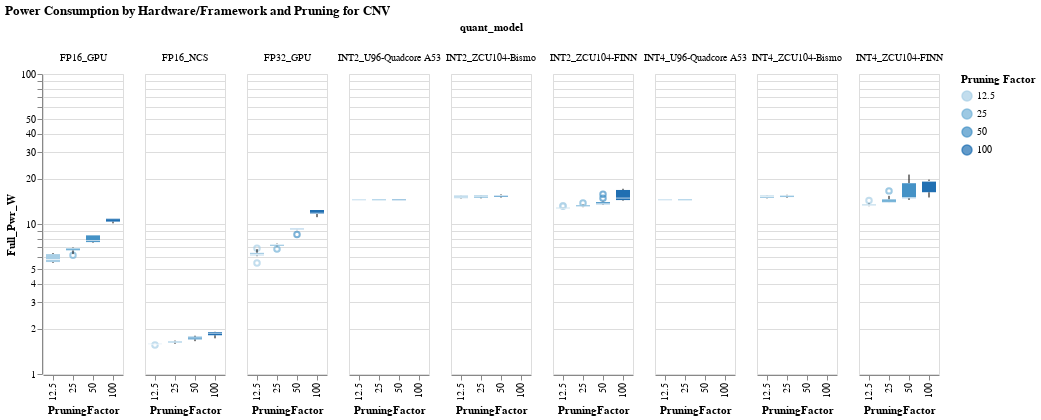

The notebook cell saved with this chart:
### Code cell
#hide_input
box1 = alt.Chart(cnv_df).mark_boxplot().encode(
    x='PruningFactor:O',
    y=alt.Y("Full_Pwr_W", scale=alt.Scale( type="log")),
    color=alt.Color('PruningFactor:O', legend=alt.Legend(columns=1, title = "Pruning Factor")),
).facet(column="quant_model").properties(
    title="Power Consumption by Hardware/Framework and Pruning for CNV",
).interactive()
box1

### Figure 1 — Vega-Lite specification as saved in the notebook (floating-point values rounded to 4 significant figures; data arrays with more than 128 entries replaced by an {"elided": "..."} marker saying what was removed)
{"config": {"view": {"continuousWidth": 400, "continuousHeight": 300}}, "data": {"name": "data-9c3ea9a3a8520b73d4c930c043e09d8d"}, "facet": {"column": {"type": "nominal", "field": "quant_model"}}, "spec": {"mark": "boxplot", "encoding": {"color": {"type": "ordinal", "field": "PruningFactor", "legend": {"columns": 1, "title": "Pruning Factor"}}, "x": {"type": "ordinal", "field": "PruningFactor"}, "y": {"type": "quantitative", "field": "Full_Pwr_W", "scale": {"type": "log"}}}, "selection": {"selector010": {"type": "interval", "bind": "scales", "encodings": ["x", "y"]}}}, "title": "Power Consumption by Hardware/Framework and Pruning for CNV", "$schema": "https://vega.github.io/schema/vega-lite/v4.0.2.json", "datasets": {"data-9c3ea9a3a8520b73d4c930c043e09d8d": {"elided": "250 records"}}}
